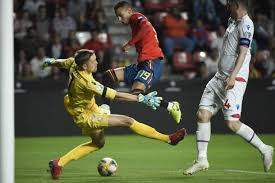
#> input picture computational_data_analysis/homework/hw_02/soccer.jfif, 275 x 183 px, found by its file name
$ python homework2.py
#> lines starting #> are read from the running program, lines starting #| are printed output that depends on the picture
### computational_data_analysis/homework/hw_02/my_sol_kmeans.py
import numpy as np


def get_distances(centroids, pixels, ord=None):
    distances = []
    for centroid in centroids:
        distances.append(np.linalg.norm((centroid - pixels), axis=1, ord=ord))
    return distances


def join_distances(distances):
    distances = [x.reshape((x.shape[0], 1)) for x in distances]
    distances_joined = np.concatenate(distances, axis=1)
    return distances_joined


def get_min_distance(distances_joined):
    min_distances = np.min(distances_joined, axis=1)
    return min_distances


def get_probabilities(min_distances):
    dis_sq = np.square(min_distances)
    a = np.sum(dis_sq)
    p = np.multiply(1 / a, dis_sq)

    return p


def get_centroid(centroids, pixels, ord=None):
    distances = get_distances(centroids, pixels, ord=ord)
    distances_joined = join_distances(distances)
    min_distances = get_min_distance(distances_joined)
    p = get_probabilities(min_distances)
    idxs = [x for x in range(pixels.shape[0])]
    idx = np.random.choice(idxs, 1, p=p)
    return pixels[idx]


def k_plus_plus(pixels, K):
    pixels_copy = pixels.copy()
    np.random.shuffle(pixels_copy)

    centroids = pixels_copy[0, :].reshape(1, pixels_copy.shape[1])

    while len(centroids) < K:
        new_centroid = get_centroid(centroids, pixels).reshape(1, pixels_copy.shape[1])
        centroids = np.append(centroids, new_centroid, axis=0)

    return centroids


def get_classes(centroids, pixels, ord=None):
    distances = get_distances(centroids, pixels, ord=ord)
    distances_joined = join_distances(distances)
    classes = np.argmin(distances_joined, axis=1)
    return classes


def get_new_centroids(centroids, pixels):
    classes = get_classes(centroids, pixels)
    new_centroids = np.zeros(shape=centroids.shape)
    for i in range(len(centroids)):
        centroid = np.mean(pixels[classes == i], axis=0)
        new_centroids[i] = centroid

    return new_centroids


def get_centroids(pixels, K, ord=None):
    centroids = k_plus_plus(pixels, K)
    c = np.full(centroids.shape, np.inf)
    centroid_distances = np.linalg.norm((centroids - c), axis=0, ord=ord)
    while np.max(centroid_distances) > 1:
        new_centroids = get_new_centroids(centroids, pixels)
        centroid_distances = np.linalg.norm(
            (centroids - new_centroids), axis=1, ord=ord
        )
        centroids = new_centroids
    return centroids


def my_kmeans(pixels, K, ord=None):
    centroids = get_centroids(pixels, K, ord=ord)
    classes = get_classes(centroids, pixels, ord=ord)
    return classes, centroids

### computational_data_analysis/homework/hw_02/my_sol_kmedoids.py
#% Your goal of this assignment is implementing your own K-medoids.
#% Please refer to the instructions carefully, and we encourage you to
#% consult with other resources about this algorithm on the web.
#%
#% Input:
#%     pixels: data set. Each row contains one data point. For image
#%     dataset, it contains 3 columns, each column corresponding to Red,
#%     Green, and Blue component.
#%
#%     K: the number of desired clusters. Too high value of K may result in
#%     empty cluster error. Then, you need to reduce it.
#%
#% Output:
#%     class: the class assignment of each data point in pixels. The
#%     assignment should be 1, 2, 3, etc. For K = 5, for example, each cell
#%     of class should be either 1, 2, 3, 4, or 5. The output should be a
#%     column vector with size(pixels, 1) elements.
#%
#%     centroid: the location of K centroids in your result. With images,
#%     each centroid corresponds to the representative color of each
#%     cluster. The output should be a matrix with K rows and
#%     3 columns. The range of values should be [0, 255].
#%
#%
#% You may run the following line, then you can see what should be done.
#% For submission, you need to code your own implementation without using
#% the kmeans matlab function directly. That is, you need to comment it out.

import numpy as np
from my_sol_kmeans import k_plus_plus


def get_initial_idxs(pixels, K):
    idxs = np.array([x for x in range(pixels.shape[0])])
    np.random.shuffle(idxs)
    return idxs[:K]


def get_distances(centroids, pixels, ord=None):
    distances = []
    for centroid in centroids:
        distances.append(np.linalg.norm((centroid - pixels), axis=1, ord=ord))
    return distances


def get_closest_idxs(distances):
    idxs = np.array(distances).argsort()
    closest_idxs = idxs[:, 0]
    return closest_idxs


def join_distances(distances):
    distances = [x.reshape((x.shape[0], 1)) for x in distances]
    distances_joined = np.concatenate(distances, axis=1)
    return distances_joined


def get_classes(centroids, pixels, ord=None):
    distances = get_distances(centroids, pixels, ord=ord)
    distances_joined = join_distances(distances)
    classes = np.argmin(distances_joined, axis=1)
    return classes


def get_cost(centroids, pixels, classes, ord=None):

    cost = 0
    for i, v in enumerate(centroids):
        centroid = v
        pxls = pixels[classes == i]
        d = np.linalg.norm((centroid - pxls), axis=0, ord=ord)
        cost += np.sum(d)
    return cost


def my_kmedoids(pixels, K, initial_centroids=False, RUNS=200, ord=None):
    # initialize k cluster centers by randomly choosing k points from within x^n
    if not initial_centroids:
        centroids_k_plus_plus = k_plus_plus(pixels, K)
        distances = get_distances(centroids_k_plus_plus, pixels, ord=None)
        idxs = list(get_closest_idxs(distances))
        idxs.sort()
        centroids = pixels[idxs].reshape(K, 3)
    else:
        assert initial_centroids.shape[0] == K
        centroids = initial_centroids

    idxs_list = [idxs]
    # Assign all points to the closest cluster using the euclidean distance
    # as measure
    classes = get_classes(centroids, pixels)
    # Calculate the initial total cost which is the sum of all distances.
    best_cost = get_cost(centroids, pixels, classes)
    runs = 0
    while runs < RUNS:
        # Randomly choose a new cluster center to replace one of the
        # existing cluster centers and check the cluster set has not been used before
        new_idxs = list(get_initial_idxs(pixels, K))
        new_idxs.sort()
        # if new_idxs in idxs_list:
        #   continue
        idxs_list.append(new_idxs)
        # Calculate cost of new centroids.  Update best cluster centers
        # if new cost < previous cost
        new_centroids = pixels[new_idxs].reshape(K, 3)
        new_classes = get_classes(new_centroids, pixels)
        new_cost = get_cost(new_centroids, pixels, new_classes)
        if new_cost < best_cost:
            best_cost = new_cost
            centroids = new_centroids

        runs += 1
    # Generate classes from best set of cluster centers
    classes = get_classes(centroids, pixels)

    return classes, centroids

### computational_data_analysis/homework/hw_02/hw_02/homework2.py
#% This is a simple example to help you test your implementation using
#% an image. Please feel free to use the attached images, or your own
#% images.
#%
#% An example of running this script is
#%   homework1('beach.bmp', 4);
#%
#% You are not supposed to edit this file. Your job is implementing k-means
#% and k-medoids in the other files, mykmeans.m and mykmedoids.m. Have fun!


import matplotlib.pyplot as plt
import numpy as np

from my_sol_kmeans import my_kmeans
from my_sol_kmedoids import my_kmedoids


def score(image_name, K, ord=None, initial_centroids=False):
#> called with image_name = 'soccer.jfif', K = 15, initial_centroids = False
    image = plt.imread(image_name)
#> image is the input picture: shape (183, 275, 3); mean R, G, B 93.3, 94.9, 73.1
    rows = image.shape[0]
#> rows = 183
    cols = image.shape[1]
#> cols = 275
    pixels = np.zeros((rows * cols, 3))

    for i in range(rows):
        for j in range(cols):
            pixels[j * rows + i, :] = image[i, j, :]

    class1, centroid1 = my_kmeans(pixels, K)
#> in k_plus_plus, `centroids = pixels_copy[0, :].reshape(1, pixels_copy.shape[1])`: centroids = [[93, 82, 78]]
#> the loop in k_plus_plus, `while len(centroids) < K:` made 14 passes
#> (idx in get_centroid, new_centroid) on passes 3 to 14: ([26344], [[122, 145, 73]]), ([20672], [[82, 104, 42]]), ([13641], [[106, 101, 46]]), ([46581], [[33, 35, 34]]), ([31218], [[234, 244, 194]]), ([36807], [[60, 56, 45]]), ([43852], [[192, 109, 127]]), ([27664], [[207, 79, 68]]), ([6652], [[151, 151, 149]]), ([14794], [[204, 186, 74]]), ([2690], [[101, 109, 111]]), ([42538], [[175, 150, 128]])
#> (idx in get_centroid, centroids) on passes 1 to 2: ([17442], [[93, 82, 78], [207, 190, 162]]), ([30409], [[93, 82, 78], [207, 190, 162], [65, 31, 32]])
#> after the loop in k_plus_plus, `while len(centroids) < K:`: centroids = 15 rows, first 8: [93, 82, 78], [207, 190, 162], [65, 31, 32], [122, 145, 73], [82, 104, 42], [106, 101, 46], [33, 35, 34], [234, 244, 194]
#> in get_centroids, `centroid_distances = np.linalg.norm((centroids - c), axis=0, ord=ord)`: centroid_distances = [inf, inf, inf]
#> the loop in get_centroids, `while np.max(centroid_distances) > 1:` made 17 passes
#> in my_kmeans, `centroids = get_centroids(pixels, K, ord=ord)`: centroids = 15 rows, first 8: [68.89, 67.47, 66.05], [195.4, 200.5, 189.2], [80.3, 50.48, 26.68], [125.5, 148.9, 73.87], [90.15, 102.5, 42.54], [104.7, 128.7, 58.62], [28.57, 26.2, 24.15], [220.7, 227, 223.1]
#> centroid1 has the same summary as centroids in my_kmeans
    class2, centroid2 = my_kmedoids(pixels, K, RUNS=200, ord=ord)
#> the loop in k_plus_plus (call 2), `while len(centroids) < K:` made 14 passes
#> (idx in get_centroid, new_centroid) on passes 4 to 14: ([43039], [[141, 147, 147]]), ([6388], [[104, 126, 61]]), ([26749], [[146, 55, 50]]), ([16513], [[68, 24, 23]]), ([24595], [[29, 51, 65]]), ([43257], [[182, 165, 155]]), ([19485], [[98, 98, 100]]), ([46076], [[84, 98, 75]]), ([39395], [[66, 61, 58]]), ([19], [[159, 163, 162]]), ([45721], [[101, 128, 51]])
#> (idx in get_centroid, centroids) on passes 1 to 3: ([19203], [[41, 42, 44], [93, 88, 50]]), ([45779], [[41, 42, 44], [93, 88, 50], [227, 239, 253]]), ([41376], [[41, 42, 44], [93, 88, 50], [227, 239, 253], [17, 15, 18]])
#> after the loop in k_plus_plus (call 2), `while len(centroids) < K:`: centroids = 15 rows, first 8: [41, 42, 44], [93, 88, 50], [227, 239, 253], [17, 15, 18], [141, 147, 147], [104, 126, 61], [146, 55, 50], [68, 24, 23]
#> in my_kmedoids, `centroids_k_plus_plus = k_plus_plus(pixels, K)`: centroids_k_plus_plus has the same summary as centroids in k_plus_plus
#> the loop in get_distances, `for centroid in centroids:` made 15 passes
#> centroid on passes 1 to 12: [41, 42, 44], [93, 88, 50], [227, 239, 253], [17, 15, 18], [141, 147, 147], [104, 126, 61], [146, 55, 50], [68, 24, 23], [29, 51, 65], [182, 165, 155], [98, 98, 100], [84, 98, 75]
#> after the loop in get_distances, `for centroid in centroids:`: distances = 15 items
#> in get_closest_idxs, `closest_idxs = idxs[:, 0]`: closest_idxs = [9434, 19203, 45779, 48719, 43038, 6950, 26749, 16513, 24595, 43257, 6958, 46076, 10143, 17, 46086]
#> in my_kmedoids, `idxs = list(get_closest_idxs(distances))`: idxs has the same summary as closest_idxs in get_closest_idxs
#> in my_kmedoids, `centroids = pixels[idxs].reshape(K, 3)`: centroids = 15 rows, first 8: [159, 163, 162], [104, 126, 61], [98, 98, 100], [41, 42, 44], [66, 61, 58], [68, 24, 23], [93, 88, 50], [29, 51, 65]
#> in my_kmedoids, `idxs_list = [idxs]`: idxs_list = [[17, 6950, 6958, 9434, 10143, 16513, 19203, 24595, 26749, 43038, 43257, 45779, 46076, 46086, 48719]]
#> the loop in get_distances (call 2), `for centroid in centroids:` made 15 passes
#> in get_classes, `distances = get_distances(centroids, pixels, ord=ord)`: distances = 15 items
#> the loop in get_cost, `for i, v in enumerate(centroids):` made 15 passes
#> (centroid, d, cost) on passes 1 to 12: ([159, 163, 162], [301.8, 395.2, 473.3], 1170.3), ([104, 126, 61], [1690.5, 1677.2, 1034.7], 5572.8), ([98, 98, 100], [902.8, 657.8, 599.6], 7733), ([41, 42, 44], [784.8, 754.7, 1007.1], 10279.5), ([66, 61, 58], [659.7, 579, 804.7], 12322.9), ([68, 24, 23], [642.1, 868.1, 529.9], 14363), ([93, 88, 50], [554.8, 579.4, 851.9], 16349), ([29, 51, 65], [300.4, 253.7, 372.7], 17275.8), ([146, 55, 50], [1049.6, 451.5, 482.2], 19259.1), ([141, 147, 147], [608.1, 573.7, 1108.5], 21549.4), ([182, 165, 155], [1361.6, 1798.2, 2496], 27205.2), ([227, 239, 253], [832, 977.3, 1969], 30983.5)
#> after the loop in get_cost, `for i, v in enumerate(centroids):`: cost = 35644
#> the loop in my_kmedoids, `while runs < RUNS:` made 200 passes
#> (new_cost, best_cost) on passes 1, 4, 10, 67, 111, 156: (34865.2, 34865.2), (34702.9, 34702.9), (33676.3, 33676.3), (33014.3, 33014.3), (32914.8, 32914.8), (32752.5, 32752.5)
#> new_cost on passes 2, 3, 5, 6, 7, 8: 38956.4, 35818.2, 50682.8, 37118.4, 37971.7, 37469.8
#> after the loop in my_kmedoids, `while runs < RUNS:`: best_cost = 32752.5; centroids = 15 rows, first 8: [200, 202, 201], [176, 188, 164], [42, 44, 43], [106, 137, 57], [52, 54, 7], [27, 22, 16], [13, 0, 4], [41, 48, 56]; idxs_list = 201 items; runs = 200
#> centroid2 has the same summary as centroids in my_kmedoids

    converted_image1 = np.zeros((rows, cols, 3))
    converted_image2 = np.zeros((rows, cols, 3))

    for i in range(rows):
        for j in range(cols):
            converted_image1[i, j, :] = centroid1[class1[j * rows + i], :]
            converted_image2[i, j, :] = centroid2[class2[j * rows + i], :]
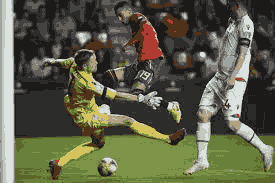
#> converted_image1: shape (183, 275, 3) float64; mean of channels 0, 1, 2 93.4, 95, 73.2; drawn as R, G, B
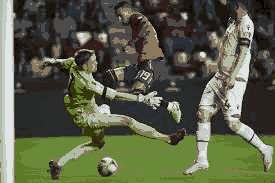
#> converted_image2: shape (183, 275, 3) float64; mean of channels 0, 1, 2 90, 94.5, 72.3; drawn as R, G, B

    converted_image1 /= 255
    converted_image2 /= 255

    plt.subplot(1, 3, 1)
    plt.title("Origin")
    plt.imshow(image)
    plt.axis("off")

    plt.subplot(1, 3, 2)
    plt.title("K-means")
    plt.imshow(converted_image1)
    plt.axis("off")

    plt.subplot(1, 3, 3)
    plt.title("K-medoids")
    plt.imshow(converted_image2)
    plt.axis("off")

    plt.show()
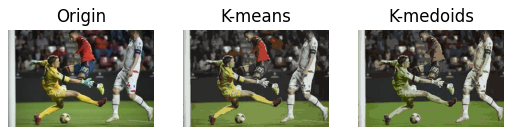
#> figure drawn by matplotlib, 3 panels
    return None


score("soccer.jfif", 15, ord=None)
# for ord in ["fro", "nuc", np.inf]:
#     print("Using ord: {}\n".format(str(ord)))
#     score("soccer.jfif", 5, ord=ord)
